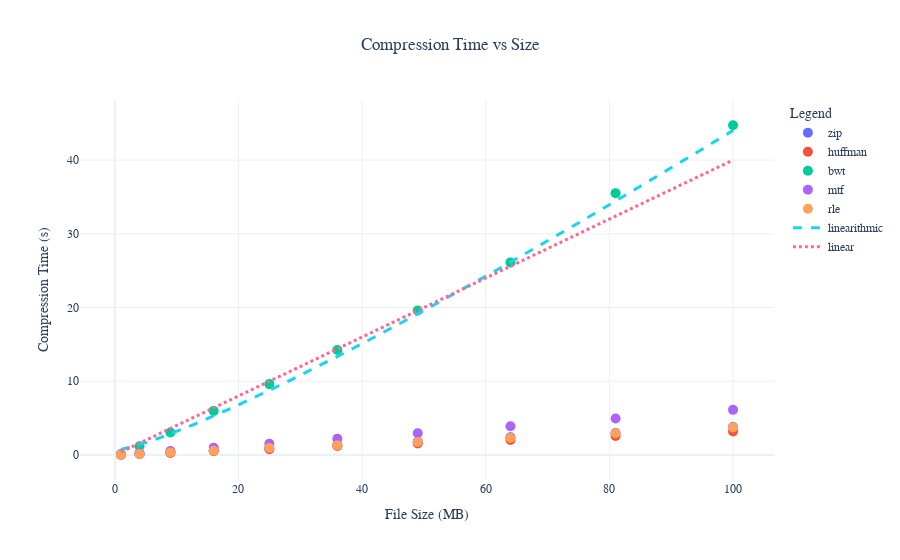

This figure's notebook cell:
### Code cell
import plotly.graph_objects as go
df = pd.read_csv("results.csv")
dfc = df[df.phase == "compress"].copy()
dfc["size_MB"] = dfc["size_MB"].astype(float)
dfc["time_s"]  = dfc["time_s"].astype(float)
fig = go.Figure()
for algo in dfc.type.unique():
    sub = dfc[dfc.type == algo]
    fig.add_trace(go.Scatter(
        x=sub.size_MB,
        y=sub.time_s,
        mode='markers',
        name=algo,
        marker=dict(size=10),
    
    ))
x_min, x_max = dfc.size_MB.min(), dfc.size_MB.max()
x_line = np.linspace(x_min, x_max, 200)

a = 0.08
b = 2.25
c = 0.7
y1 = (x_line * a) * np.log(x_line * b) + c

#    y2 = m x + d
m, d = 0.4, 0.0
y2 = m * x_line + d

fig.add_trace(go.Scatter(
    x=x_line, y=y1,
    mode='lines',
    name=r'linearithmic',
    line=dict(width=3, dash='dash')
))
fig.add_trace(go.Scatter(
    x=x_line, y=y2,
    mode='lines',
    name=r'linear',
    line=dict(width=3, dash='dot')
))
fig.update_layout(
    title="Compression Run Time (s) vs Size (MB)",
    title_x=0.5,
    xaxis_title="File Size (MB)",
    yaxis_title="Compression Time (s)",
    legend_title="Legend",
    template="plotly_white",
    font_family="serif",
)
fig.show()

### Figure 1 — Plotly figure (JSON) as saved in the notebook; plotly's stock layout.template omitted (floating-point values rounded to 4 significant figures; data arrays with more than 128 entries replaced by an {"elided": "..."} marker saying what was removed)
{"data": [{"marker": {"size": 10}, "mode": "markers", "name": "zip", "type": "scatter", "x": [1, 4, 9, 16, 25, 36, 49, 64, 81, 100], "y": [0.0414, 0.1565, 0.3368, 0.6118, 0.9526, 1.368, 1.819, 2.394, 2.991, 3.804]}, {"marker": {"size": 10}, "mode": "markers", "name": "huffman", "type": "scatter", "x": [1, 4, 9, 16, 25, 36, 49, 64, 81, 100], "y": [0.0341, 0.1287, 0.287, 0.526, 0.7908, 1.212, 1.557, 2.035, 2.569, 3.182]}, {"marker": {"size": 10}, "mode": "markers", "name": "bwt", "type": "scatter", "x": [1, 4, 9, 16, 25, 36, 49, 64, 81, 100], "y": [0.1198, 1.18, 3.062, 5.982, 9.617, 14.25, 19.59, 26.13, 35.52, 44.73]}, {"marker": {"size": 10}, "mode": "markers", "name": "mtf", "type": "scatter", "x": [1, 4, 9, 16, 25, 36, 49, 64, 81, 100], "y": [0.0628, 0.2427, 0.5479, 0.9851, 1.524, 2.196, 2.959, 3.902, 4.951, 6.123]}, {"marker": {"size": 10}, "mode": "markers", "name": "rle", "type": "scatter", "x": [1, 4, 9, 16, 25, 36, 49, 64, 81, 100], "y": [0.0382, 0.1456, 0.3318, 0.5822, 0.9382, 1.327, 1.77, 2.304, 2.963, 3.74]}, {"line": {"dash": "dash", "width": 3}, "mode": "lines", "name": "linearithmic", "type": "scatter", "x": {"elided": "200 float values"}, "y": {"elided": "200 float values"}}, {"line": {"dash": "dot", "width": 3}, "mode": "lines", "name": "linear", "type": "scatter", "x": {"elided": "200 float values"}, "y": {"elided": "200 float values"}}], "layout": {"font": {"family": "serif"}, "legend": {"title": {"text": "Legend"}}, "title": {"text": "Compression Time vs Size", "x": 0.5}, "xaxis": {"title": {"text": "File Size (MB)"}}, "yaxis": {"title": {"text": "Compression Time (s)"}}}}
